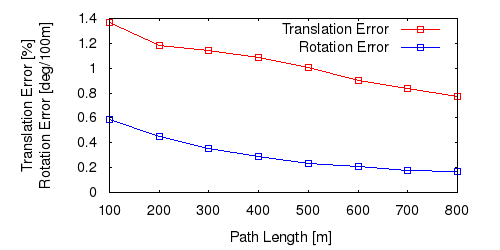

Write gnuplot code to recreate this figure.
set term postscript eps enhanced color
set output "08_trl.eps"
set size ratio 0.5
set yrange [0:*]
set xlabel "Path Length [m]"
set ylabel "Translation Error [%]\nRotation Error [deg/100m]"
plot "08_tl.txt" using 1:($2*100) title 'Translation Error' lc rgb "#FF0000" pt 4 w linespoints,"08_rl.txt" using 1:($2*57.3*100) title 'Rotation Error' lc rgb "#0000FF" pt 4 w linespoints
